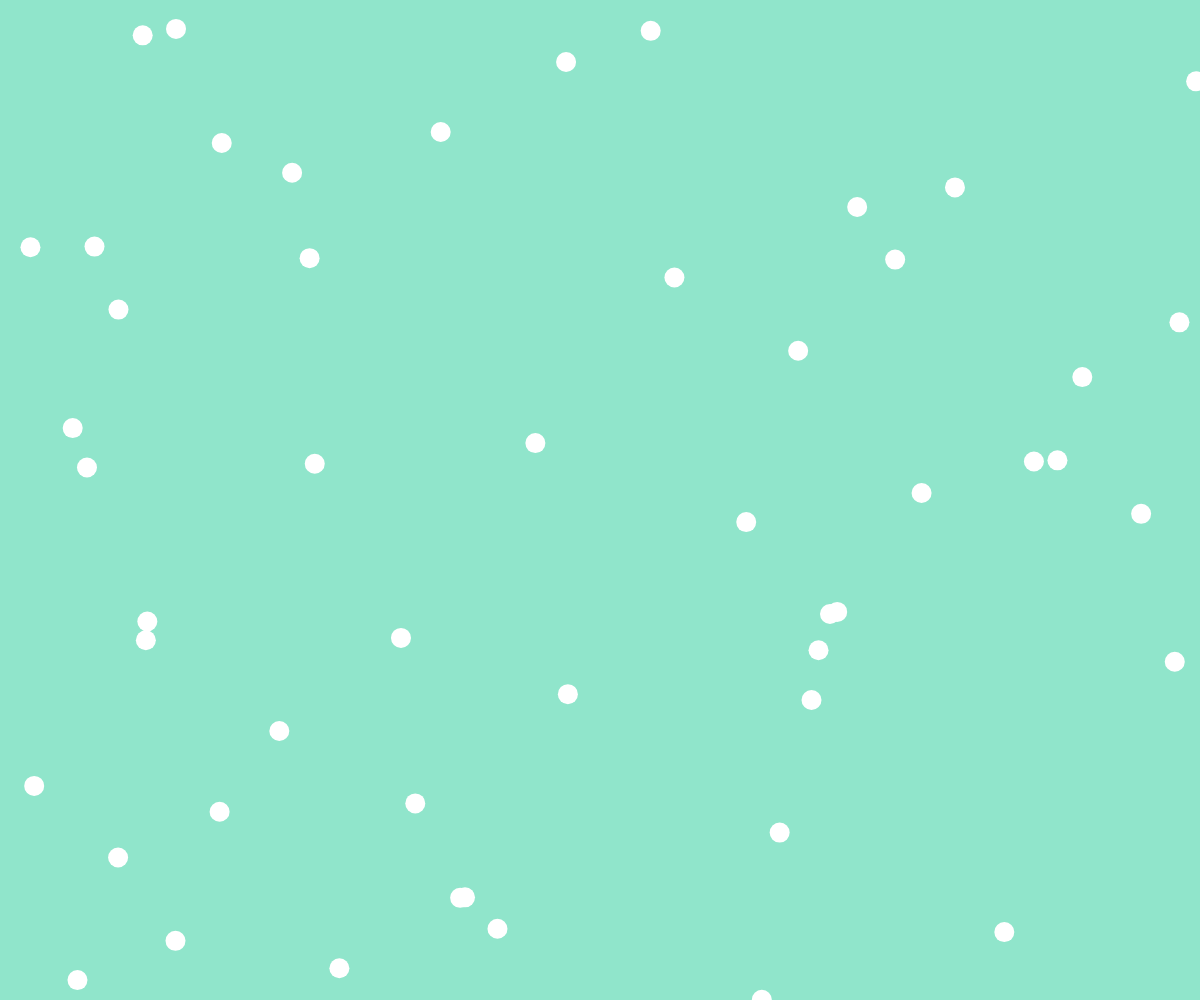
Frame 1 (no input)
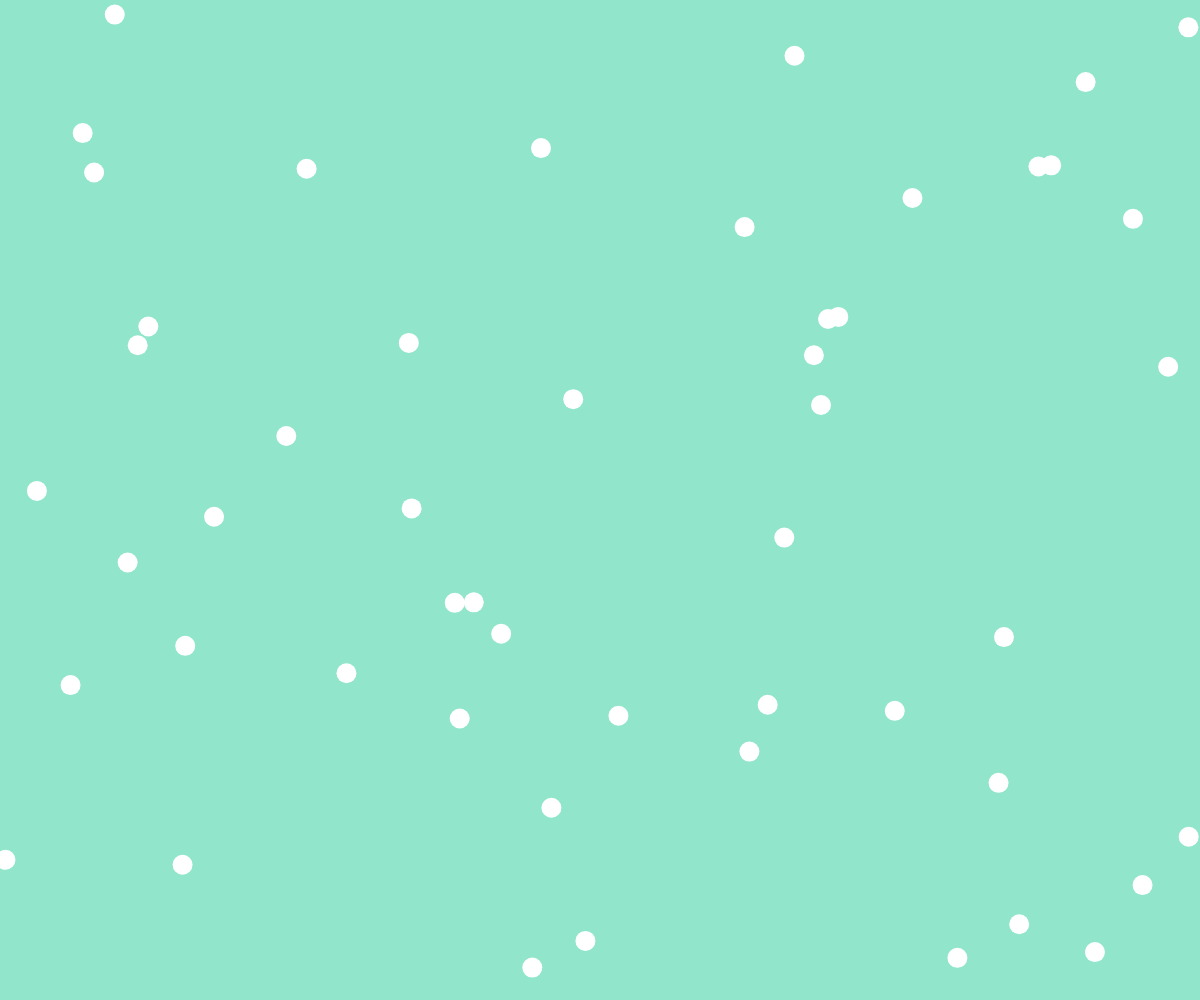
Frame 60 (no input)
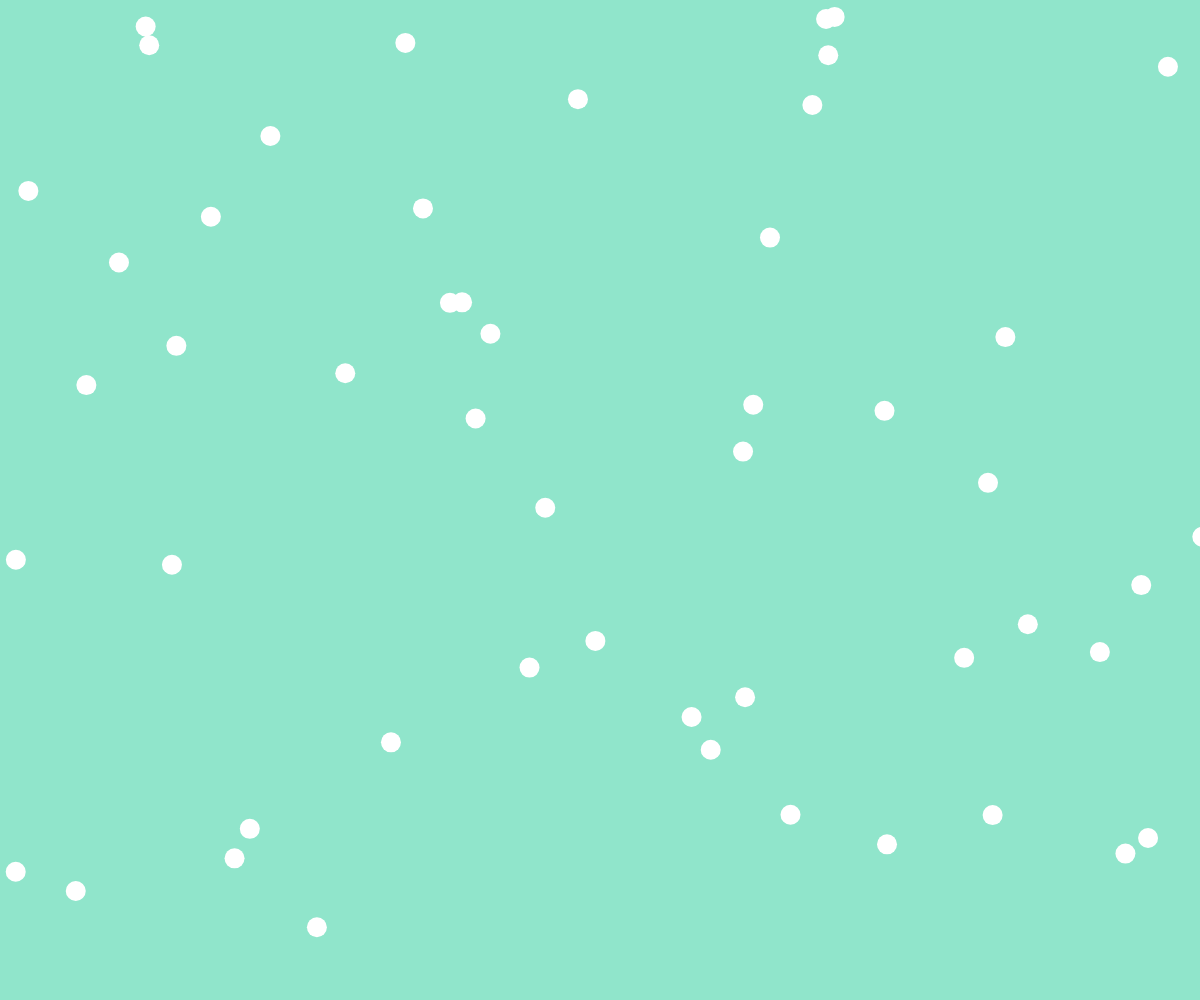
Frame 120 (the mouse pressed at the canvas centre since frame 60)

The p5.js sketch that drew these frames (run headless with seeded random() and noise() and a simulated clock; from frame 60 on, the mouse is pressed at the canvas centre):

// p5.js sketch
// ── sketch.js
var y;
var speed;
var bubbles = [];
var numBubbles = 50;

function setup(){

	var canvas = createCanvas(windowWidth, windowHeight);

	y = windowHeight-30;
	speed = 1;

	for (var i = 0; i <= numBubbles; i++){
      	bubbles.push(new Bubble(random(0, windowWidth),random(0, windowHeight)));
  	}

}

function draw(){

	background(144, 229, 203);

	for(var i=0; i<bubbles.length; i++){

		bubbles[i].display();
		bubbles[i].move();

	}

	for (var i = bubbles.length-1; i >= 0; i--) {
    	var abubble = bubbles[i];
	    if (abubble.offScreen()) {
	      bubbles.splice(i, 1);
	    }
	    if (abubble.popped()) {
	      bubbles.splice(i, 1);
	    }
	    
  	}

  	if(bubbles.length <= numBubbles){
      	bubbles.push(new Bubble(random(0, windowWidth),random(windowHeight-50, windowHeight)));
  	}

	//console.log(bubbles.length);	
	
}

function windowResized() {
  resizeCanvas(windowWidth, windowHeight);

}
// ── bubble.js
function Bubble(_x, _y) {
	this.x = _x;
	this.y = _y;
	this.xspeed = random(-1, 1);
	this.yspeed = 5;
	this.origin = this.x;

	this.display = function(){

		fill(255);
		noStroke();
		ellipse(this.x, this.y, 20, 20);

	}

	this.move = function(){
		this.y = this.y - this.yspeed;
		this.x = this.x - this.xspeed;

		if(this.x > this.origin + 10 || this.x < this.origin - 10){
			this.xspeed = this.xspeed * -1;
		}
	}

	this.offScreen = function(){

		if(this.y<0){
			return true;
		} else{
			return false;
		}

	}

	this.popped = function(){
		var d = int(dist(this.x, this.y, mouseX, mouseY));
		if(d<30){
			return true;
		} else{
			return false;
		}
		
	}
}
